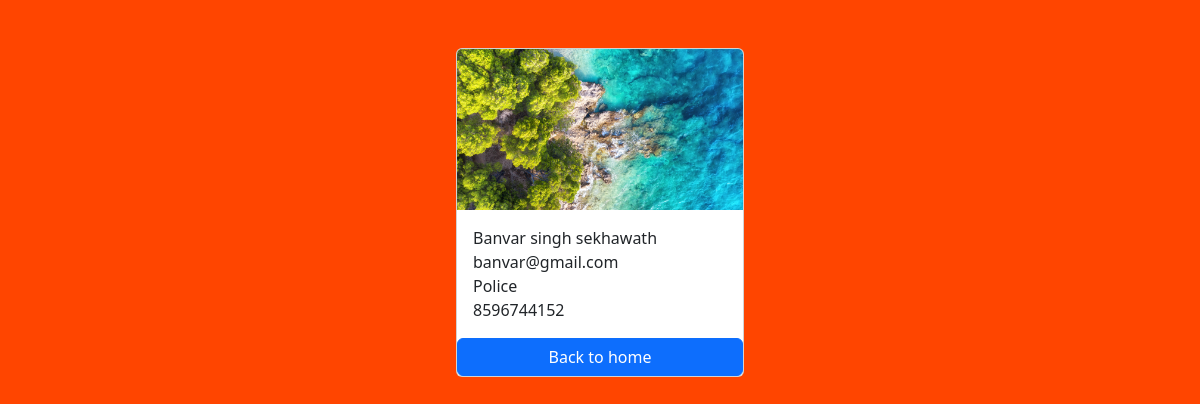
Page /employees/9/ on the committed database.
### employees/models.py (models this page shows, shortened)
class Employee(models.Model):
    first_name = models.CharField(max_length=100)
    last_name = models.CharField(max_length=100)
    photo = models.ImageField(upload_to='images')
    designation = models.CharField(max_length=100)
    email_address = models.EmailField(max_length=100, unique=True)
    phone_number = models.CharField(max_length=10, blank=True)
    created_at = models.DateTimeField(auto_now_add=True)
    updated_at = models.DateTimeField(auto_now=True)

### employees/views.py (the view)
# urls.py: path('<int:pk>/', views.employee_detail, name='employee_detail'),
def employee_detail(request, pk):
    employee = get_object_or_404(Employee, pk=pk)
    context = {
        'employee' : employee,
    }
    return render(request, 'employee_detail.html', context)

### templates/employee_detail.html (shortened to what this page needs)
{% load static %}
<!DOCTYPE html>
<html lang="en">
<head>
    <link href="https://cdn.jsdelivr.net/npm/bootstrap@5.3.8/dist/css/bootstrap.min.css" rel="stylesheet">
</head>
<body>
    <div class="container pt-5">
        <div class="card mx-auto" style="width: 18rem;">
  <img class="card-img-top" src="{{ employee.photo.url }}" alt="Employee Photo">
  <div class="card-body">
    <p class="card-text m-0">{{ employee.first_name }} {{ employee.last_name }}</p>
    <p class="card-text m-0">{{ employee.email_address }}</p>
    <p class="card-text m-0">{{ employee.designation }}</p>
    <p class="card-text m-0">{{ employee.phone_number }}</p>
  </div>
  <a href="{% url 'home' %}" class="btn btn-primary">Back to home</a>
</div>
 <link rel="stylesheet" href="{% static 'css/style.css' %}">
</body>
</html>

### static/css/style.css (style rules this page uses)
body { background-color: orangered; }

### rows in the picture
Employee: photo (picture), first_name "Banvar singh", last_name "sekhawath", email_address "banvar@gmail.com", designation "Police", phone_number "8596744152"
